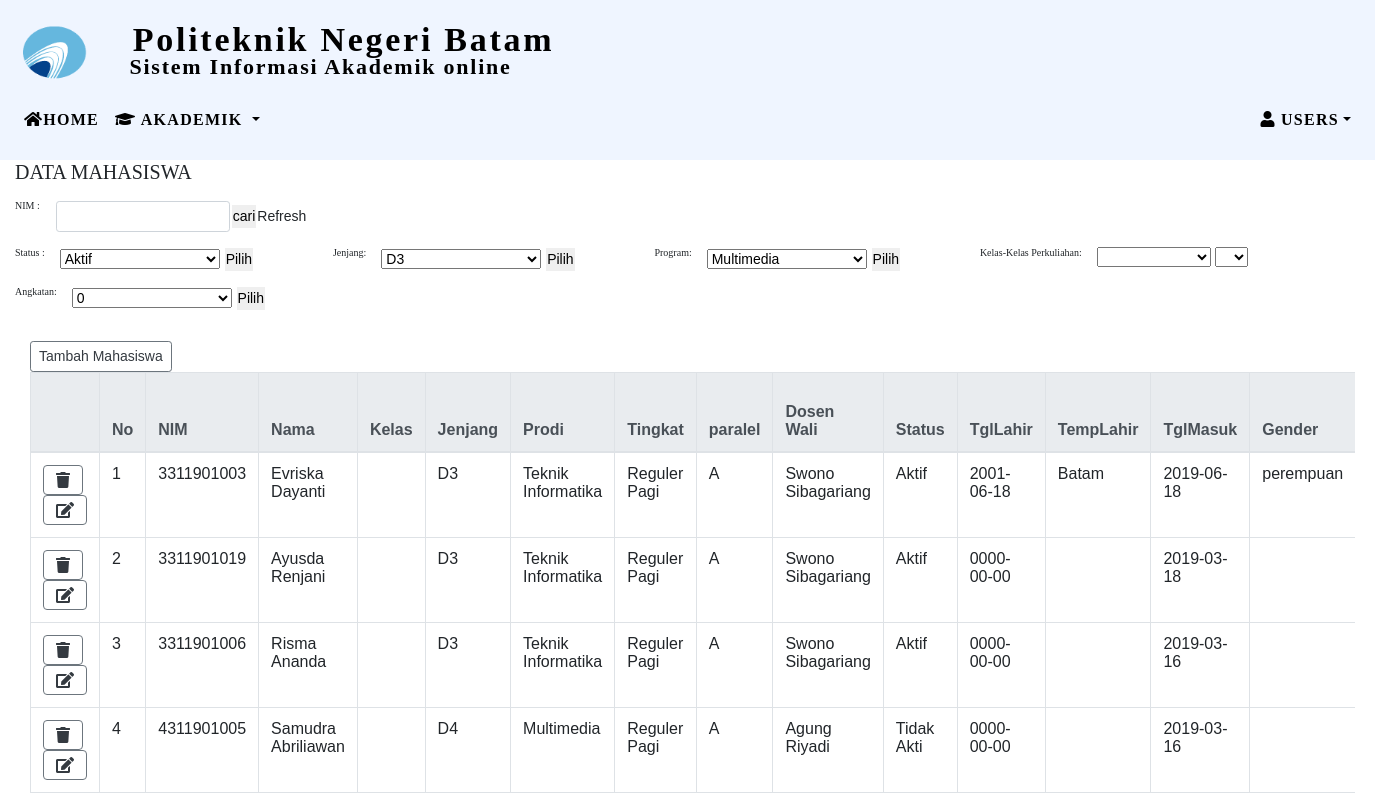
Page /SID/user/data_mahasiswa.php (signed in) on the committed database.
### tables this page shows
CREATE TABLE `tbl_mahasiswa` (
  `id_mhs` int(50) NOT NULL,
  `nim` bigint(100) NOT NULL,
  `nama` varchar(30) NOT NULL,
  `kelas` varchar(30) NOT NULL,
  `jenjang` varchar(30) NOT NULL,
  `prodi` varchar(30) NOT NULL,
  `tingkat` varchar(30) NOT NULL,
  `paralel` varchar(10) NOT NULL,
  `dosen_wali` varchar(30) NOT NULL,
  `status` varchar(10) NOT NULL,
  `tgllahir` date NOT NULL,
  `tmptlahir` varchar(10) NOT NULL,
  `tglmasuk` date NOT NULL,
  `gender` varchar(10) NOT NULL,
  `warga` varchar(10) NOT NULL,
  `agama` varchar(10) NOT NULL,
  `goldar` varchar(10) NOT NULL,
  `status_marital` varchar(50) NOT NULL,
  `alamat` varchar(35) NOT NULL,
  `notelp` bigint(20) NOT NULL,
  `email` varchar(30) NOT NULL,
  `anak_ke` bigint(10) NOT NULL,
  `sma/smk` varchar(20) NOT NULL,
  `beasiswa` varchar(30) NOT NULL,
  `ayah` varchar(30) NOT NULL,
  `kerja_ayah` varchar(30) NOT NULL,
  `hasil_ayah` bigint(20) NOT NULL,
  `ketayah` varchar(50) NOT NULL,
  `ibu` varchar(30) NOT NULL,
  `kerja_ibu` varchar(20) NOT NULL,
  `hasil_ibu` bigint(20) NOT NULL,
  `ketibu` varchar(50) NOT NULL,
  `alamat_ortu` varchar(30) NOT NULL,
  `notelp_ortu` bigint(20) NOT NULL,
  `no_ijazah` bigint(20) NOT NULL,
  `username` varchar(50) NOT NULL,
  `password` varchar(30) NOT NULL,
  `tgllulus` date NOT NULL,
  `lulus_sma` int(20) NOT NULL,
  `jalur_penerimaan` varchar(30) NOT NULL,
  `nik` bigint(20) NOT NULL,
  `tahunlhr_ayah` int(10) NOT NULL,
  `tahunlhr_ibu` int(10) NOT NULL,
  `pend_ayah` varchar(10) NOT NULL,
  `pend_ibu` varchar(10) NOT NULL,
  `nisn` bigint(30) NOT NULL,
  `nik_ayah` bigint(30) NOT NULL,
  `nik_ibu` bigint(30) NOT NULL,
  `jenis_daftar` varchar(30) NOT NULL,
  `angkatan` int(10) NOT NULL,
  `role` varchar(50) NOT NULL,
  `kelurahan` varchar(100) NOT NULL,
  `kecamatan` varchar(50) NOT NULL,
  `pos` bigint(50) NOT NULL,
  `jmlh_anak` int(10) NOT NULL
);

### SID/user/data_mahasiswa.php (the view, shortened to what this page needs)
<head>
  <link rel="stylesheet" href="https://maxcdn.bootstrapcdn.com/bootstrap/4.5.2/css/bootstrap.min.css">
  <link rel="stylesheet" href="stylecss.css">
  <link rel="stylesheet" href="https://use.fontawesome.com/releases/v5.7.0/css/all.css">
</head>
<body>
  <navbar>
    <div class="navbar nav navbar-fixed-top navbar-inverse">
      <h0 class="header_title">Politeknik Negeri Batam</h0>
      <h5 class="header_body">Sistem Informasi Akademik online</h5>
      <img width="100px" height="100px" alt="" class="header_icon" src="logo.png">
    </div>
  </navbar>
  <nav class="navbar navbar-expand-sm">
    <ul class="navbar-nav">
      <li class="nav-item">
        <a class="nav-link" href="dash.php"><span class="fas fa-home"></span>HOME</a>
      </li>
      <li class="nav-item dropdown">
        <a class="nav-link dropdown-toggle" href="#" id="navbardrop" data-toggle="dropdown"><span class="fas fa-graduation-cap"></span>
          AKADEMIK
        </a>
      </li>
    </ul>
    <div class="collapse navbar-collapse justify-content-end" id="navbarNavDropdown">
      <ul class="navbar-nav">
        <li class="nav-item dropdown">
          <a class="nav-link dropdown-toggle" href="#" id="navbardrop" data-toggle="dropdown"><span class="fas fa-user"></span> USERS</a>
        </li>
      </ul>
    </div>
  </nav>
  <div class="container-fluid">
    <h5>DATA MAHASISWA</h5>
    <div class="container-fluid">
      <div class="row">
        <h6>NIM :</h6>
        <div class="col">
          <form class="form-inline" action="data_mahasiswa.php" method="GET">
            <input type="text" class="form-control form-control-sm" placeholder=" " name="cari">
            <input type="submit" value="cari">
            <a href="data_mahasiswa.php">Refresh</a>
          </form>
        </div>
      </div>
    </div>
    <div class="container-fluid">
      <div class="row">
        <h6>Status :</h6>
        <div class="col">
          <form action="<?php echo $_SERVER["PHP_SELF"]; ?>" method="GET">
            <select name="status" style="width:160px;">
              <?php
              include "koneksi.php";
              $query    = mysqli_query($koneksi, "select * from tbl_mahasiswa GROUP BY status ORDER BY status");
              while ($data = mysqli_fetch_array($query)) {
              ?>
                <option value="<?= $data['status']; ?>"><?php echo $data['status']; ?></option>
              <?php
              }
              ?>
            </select>
            <input type="submit" value="Pilih">
          </form>
        </div>
        <h6>Jenjang: </h6>
        <div class="col">
          <form action="<?php echo $_SERVER["PHP_SELF"]; ?>" method="GET">
            <select name="jenjang" style="width:160px;">
              <?php
              include "koneksi.php";
              $query    = mysqli_query($koneksi, "select * from tbl_mahasiswa GROUP BY jenjang ORDER BY jenjang");
              while ($data = mysqli_fetch_array($query)) {
              ?>
                <option value="<?= $data['jenjang']; ?>"><?php echo $data['jenjang']; ?></option>
              <?php
              }
              ?>
            </select>
            <input type="submit" value="Pilih">
          </form>
        </div>
        <h6>Program: </h6>
        <div class="col">
          <form action="<?php echo $_SERVER["PHP_SELF"]; ?>" method="GET">
            <select name="prodi" style="width:160px;">
              <?php
              include "koneksi.php";
              $query    = mysqli_query($koneksi, "select * from tbl_mahasiswa GROUP BY prodi ORDER BY prodi");
              while ($data = mysqli_fetch_array($query)) {
              ?>
                <option value="<?= $data['prodi']; ?>"><?php echo $data['prodi']; ?></option>
              <?php
              }
              ?>
            </select>
            <input type="submit" value="Pilih">
          </form>
        </div>
        <h6>Kelas-Kelas Perkuliahan: </h6>
        <div class="col">
          <form action="/action_page.php">
            <select name="cars" class="default">
              <option selected> </option>
              <option value="Reguler Pagi">Reguler Pagi</option>
          </form>
        </div>
        <select name="cars" class="default">
          <option selected> </option>
          <option value="A">A</option>
        </select>
      </div>
      <div class="container-fluid">
        <div class="row">
          <h6>Angkatan: </h6>
          <div class="col">
            <form action="<?php echo $_SERVER["PHP_SELF"]; ?>" method="GET">
              <select name="angkatan" style="width:160px;">
                <?php
                include "koneksi.php";
                $query    = mysqli_query($koneksi, "select * from tbl_mahasiswa GROUP BY angkatan ORDER BY angkatan");
                while ($data = mysqli_fetch_array($query)) {
                ?>
                  <option value="<?= $data['angkatan']; ?>"><?php echo $data['angkatan']; ?></option>
                <?php
                }
                ?>
              </select>
              <input type="submit" value="Pilih">
            </form>
          </div>
          <div class="container-fluid mt-3">
            <div class="btn-group btn-group-sm">
              <button type="button" class="btn btn-outline-secondary text-dark"><a href="tambah_mahasiswa.php">Tambah Mahasiswa</a></button>
            </div>
          </div>
          <div class="container-fluid">
            <div class="table-responsive">
              <form action="hapus_mhs.php" method="POST">
                <table class="table table-bordered">
                  <thead class="thead-light">
                    <tr>
                      <th></th>
                      <th>No</th>
                      <th>NIM</th>
                      <th>Nama</th>
                      <th>Kelas</th>
                      <th>Jenjang</th>
                      <th>Prodi</th>
                      <th>Tingkat</th>
                      <th>paralel</th>
                      <th>Dosen Wali</th>
                      <th>Status</th>
                      <th>TglLahir</th>
                      <th>TempLahir</th>
                      <th>TglMasuk</th>
                      <th>Gender</th>
                    </tr>
                  </thead>
                  <tbody>
                    <?php
                    include 'koneksi.php';
                    $no = 1;
                    if (isset($_GET['cari'])) {
                      $cari = $_GET['cari'];
                      $data = mysqli_query($koneksi, "select * from tbl_mahasiswa where nim like '%" . $cari . "%'");
                    } elseif (isset($_GET['jenjang'])) {
                      $jenjang = trim($_GET['jenjang']);
                      $data = mysqli_query($koneksi, "select * from tbl_mahasiswa where jenjang='$jenjang' order by nim asc");
                    } elseif (isset($_GET['status'])) {
                      $status = trim($_GET['status']);
                      $data = mysqli_query($koneksi, "select * from tbl_mahasiswa where status='$status' order by nim asc");
                    } elseif (isset($_GET['prodi'])) {
                      $prodi = trim($_GET['prodi']);
                      $data = mysqli_query($koneksi, "select * from tbl_mahasiswa where prodi='$prodi' order by nim asc");
                    } elseif (isset($_GET['angkatan'])) {
                      $angkatan = trim($_GET['angkatan']);
                      $data = mysqli_query($koneksi, "select * from tbl_mahasiswa where angkatan='$angkatan' order by nim asc");
                    } else {
                      $data = mysqli_query($koneksi, "select * from tbl_mahasiswa");
                    }
                    while ($pecah = mysqli_fetch_array($data)) {
                    ?>
                      <tr>
                        <td>
                          <a href="hapus_mhs.php?id_mhs=<?php echo $pecah['id_mhs']; ?>" class="btn btn-outline-secondary text-dark"><span class="fas fa-trash"></span></a>
                          <a href="edit_mhs.php?id_mhs=<?php echo $pecah['id_mhs']; ?>" class="btn btn-outline-secondary text-dark"><span class="fas fa-edit"></span></a>
                        </td>
                        <td><?php echo $no++;  ?></td>
                        <td><?php echo $pecah['nim']; ?></td>
                        <td><?php echo $pecah['nama']; ?></td>
                        <td><?php echo $pecah['kelas']; ?></td>
                        <td><?php echo $pecah['jenjang']; ?></td>
                        <td><?php echo $pecah['prodi']; ?></td>
                        <td><?php echo $pecah['tingkat']; ?></td>
                        <td><?php echo $pecah['paralel']; ?></td>
                        <td><?php echo $pecah['dosen_wali']; ?></td>
                        <td><?php echo $pecah['status']; ?></td>
                        <td><?php echo $pecah['tgllahir']; ?></td>
                        <td><?php echo $pecah['tmptlahir']; ?></td>
                        <td><?php echo $pecah['tglmasuk']; ?></td>
                        <td><?php echo $pecah['gender']; ?></td>
                      </tr>
                    <?php } ?>
                  </tbody>
                </table>
            </div>
          </div>
</body>

### SID/user/stylecss.css (style rules this page uses)
body { background-color: #ecf3fd; }
*, *::before, *::after { box-sizing: inherit; }
body { background-color: var(--bodyBackgroundColor); font-family: var(--bodyFontFamily), var(--bodyFontFamilyFallback); font-size: var(--bodyFontSize); font-weight: var(--bodyFontWeight); line-height: var(--bodyLineHeight); margin: 0; min-block-size: 100vh; }
a { color: var(--anchorColor); text-decoration: none; transition: color 0.3s; }
input { appearance: none; border: black; font: inherit; margin: 1; outline: black; padding: 1; }
input[type='submit'] { cursor: pointer; }
.navbar { background-color: #EFF5FF; font-family: Montserrat; font-style: normal; font-weight: 800; font-size: 16px; line-height: 30px; text-align: center; letter-spacing: 0.08em; color: #000; width: 1375px; height: 80px; }
.header_title { width: 655px; height: 38px; font-family: Montserrat; font-style: normal; font-weight: 800; font-size: 34px; line-height: 37px; text-align: center; letter-spacing: 0.08em; color: #000; }
.header_body { position: absolute; width: 717px; height: 28px; left: -38px; top: 48px; font-family: Montserrat; font-style: normal; font-weight: bold; font-size: 22px; line-height: 37px; text-align: center; letter-spacing: 0.08em; color: #000; }
.header_icon { position: absolute; width: 67px; height: 55px; left: 20px; top: 25px; }
h5 { font-family: Montserrat; font-style: bold; }
h6 { font-family: Montserrat; font-size: 10px; left:30px }

### rows in the picture
tbl_mahasiswa: nim "3311901003", nama "Evriska Dayanti", jenjang "D3", prodi "Teknik Informatika", tingkat "Reguler Pagi", paralel "A", dosen_wali "Swono Sibagariang", status "Aktif", tgllahir "2001-06-18", tmptlahir "Batam", tglmasuk "2019-06-18", gender "perempuan"
tbl_mahasiswa: nim "3311901019", nama "Ayusda Renjani", jenjang "D3", prodi "Teknik Informatika", tingkat "Reguler Pagi", paralel "A", dosen_wali "Swono Sibagariang", status "Aktif", tgllahir "0000-00-00", tglmasuk "2019-03-18"
tbl_mahasiswa: nim "3311901006", nama "Risma Ananda", jenjang "D3", prodi "Teknik Informatika", tingkat "Reguler Pagi", paralel "A", dosen_wali "Swono Sibagariang", status "Aktif", tgllahir "0000-00-00", tglmasuk "2019-03-16"
tbl_mahasiswa: nim "4311901005", nama "Samudra Abriliawan", jenjang "D4", prodi "Multimedia", tingkat "Reguler Pagi", paralel "A", dosen_wali "Agung Riyadi", status "Tidak Akti", tgllahir "0000-00-00", tglmasuk "2019-03-16"

### other values in the picture
form field status "Aktif"
form field jenjang "D3"
form field prodi "Multimedia"
form field angkatan "0"
